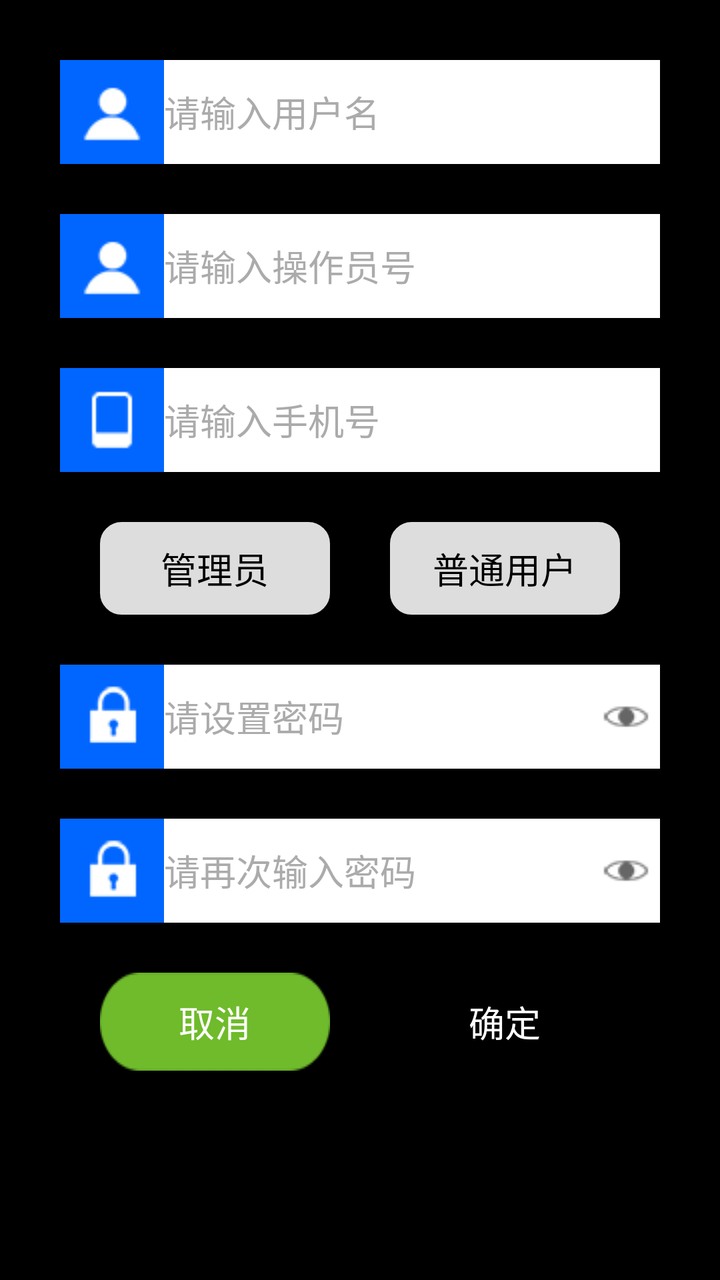
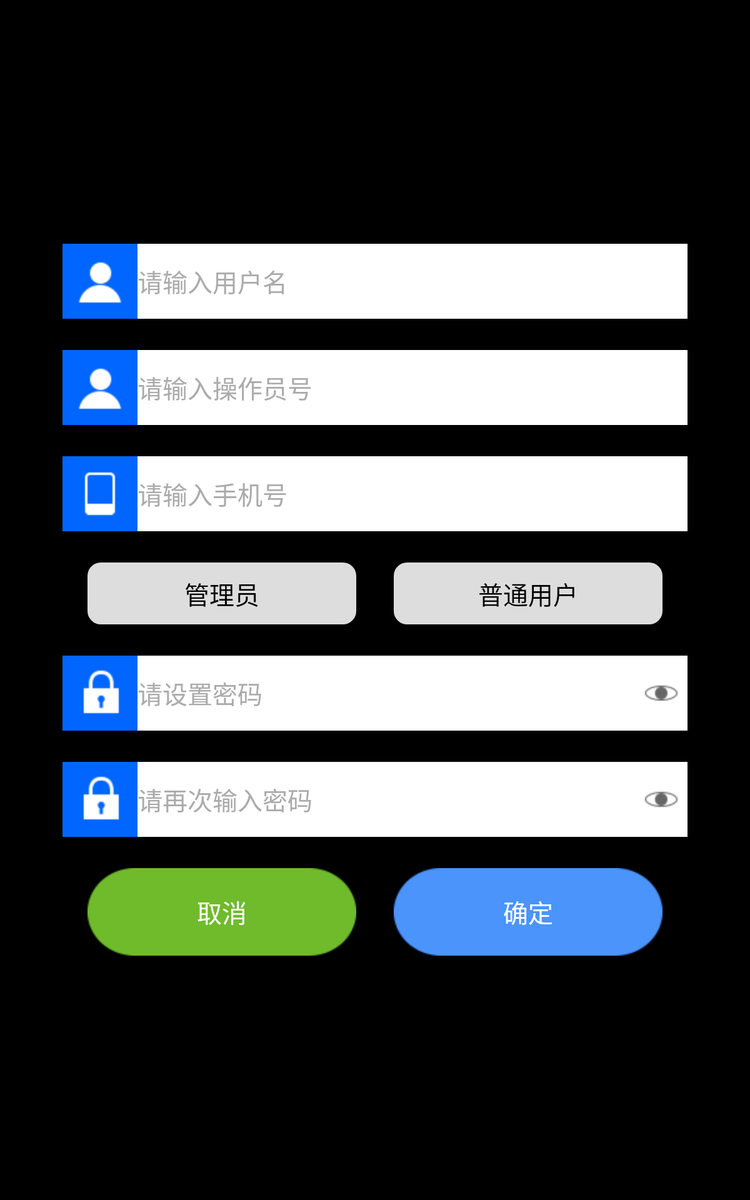

An Android layout and its configuration variant, each rendered on a device that would load it. The default file and the variant file are quoted in full after the pictures.
<!-- AndroidManifest.xml: application theme android:Theme.NoTitleBar.Fullscreen -->
<!-- res/layout/fragment_add_oper.xml -->
<?xml version="1.0" encoding="utf-8"?>
<ScrollView xmlns:android="http://schemas.android.com/apk/res/android"
            android:layout_width="match_parent"
            android:layout_height="match_parent"
            android:paddingBottom="30dp"
            android:paddingTop="30dp">

    <include
        layout="@layout/user_center_add_oper_layout"
        android:layout_width="match_parent"
        android:layout_height="match_parent"/>

</ScrollView>
<!-- res/layout/user_center_add_oper_layout.xml (included above) -->
<?xml version="1.0" encoding="utf-8"?>
<RelativeLayout xmlns:android="http://schemas.android.com/apk/res/android"
    android:layout_width="match_parent"
    android:layout_height="match_parent">

    <LinearLayout
        android:layout_width="wrap_content"
        android:layout_height="wrap_content"
        android:layout_centerInParent="true"
        android:orientation="vertical">

        
        <LinearLayout
            android:layout_width="@dimen/user_center_input_area_width"
            android:layout_height="wrap_content"
            android:orientation="horizontal">

            <ImageView
                android:layout_width="wrap_content"
                android:layout_height="wrap_content"
                android:background="#0066ff"
                android:padding="10dp"
                android:src="@drawable/pic_gh"/>

            <EditText
                android:id="@+id/oper_name_edit"
                style="@style/CommonEditText"
                android:layout_width="0dp"
                android:layout_height="match_parent"
                android:layout_weight="1"
                android:background="@android:color/white"
                android:hint="请输入用户名"
                android:inputType="textVisiblePassword"
                android:maxLength="20"/>
        </LinearLayout>

        
        <LinearLayout
            android:layout_width="@dimen/user_center_input_area_width"
            android:layout_height="wrap_content"
            android:layout_marginTop="@dimen/user_center_vertical_item_spacing"
            android:orientation="horizontal">

            <ImageView
                android:layout_width="wrap_content"
                android:layout_height="wrap_content"
                android:background="#0066ff"
                android:padding="10dp"
                android:src="@drawable/pic_gh"/>

            <EditText
                android:id="@+id/oper_id_edit"
                style="@style/CommonEditText"
                android:layout_width="0dp"
                android:layout_height="match_parent"
                android:layout_weight="1"
                android:background="@android:color/white"
                android:hint="请输入操作员号"
                android:inputType="number"
                android:maxLength="2"/>
        </LinearLayout>

        
        <LinearLayout
            android:layout_width="@dimen/user_center_input_area_width"
            android:layout_height="wrap_content"
            android:layout_marginTop="@dimen/user_center_vertical_item_spacing"
            android:orientation="horizontal">

            <ImageView
                android:layout_width="wrap_content"
                android:layout_height="wrap_content"
                android:background="#0066ff"
                android:padding="10dp"
                android:src="@drawable/pic_sjh"/>

            <EditText
                android:id="@+id/oper_phone_edit"
                style="@style/CommonEditText"
                android:layout_width="0dp"
                android:layout_height="match_parent"
                android:layout_weight="1"
                android:background="@android:color/white"
                android:hint="请输入手机号"
                android:inputType="number"
                android:maxLength="11"/>
        </LinearLayout>

        
        <RadioGroup
            android:id="@+id/oper_type_chooser"
            android:layout_width="@dimen/user_center_input_area_width"
            android:layout_height="wrap_content"
            android:layout_marginTop="@dimen/user_center_vertical_item_spacing"
            android:orientation="horizontal"
            android:paddingLeft="20dp"
            android:paddingRight="20dp">

            <RadioButton
                android:id="@+id/manager_tab"
                style="@style/BaseText"
                android:layout_width="0dp"
                android:layout_weight="1"
                android:background="@drawable/selector_oper_type_tab_btn"
                android:button="@null"
                android:gravity="center"
                android:padding="10dp"
                android:text="管理员"
                android:textColor="@color/selector_user_type_tab_text"/>

            <RadioButton
                android:id="@+id/oper_tab"
                style="@style/BaseText"
                android:layout_width="0dp"
                android:layout_marginLeft="30dp"
                android:layout_weight="1"
                android:background="@drawable/selector_oper_type_tab_btn"
                android:button="@null"
                android:gravity="center"
                android:padding="10dp"
                android:text="普通用户"
                android:textColor="@color/selector_user_type_tab_text"/>
        </RadioGroup>

        
        <LinearLayout
            android:layout_width="@dimen/user_center_input_area_width"
            android:layout_height="wrap_content"
            android:layout_marginTop="@dimen/user_center_vertical_item_spacing"
            android:orientation="horizontal">

            <ImageView
                android:layout_width="wrap_content"
                android:layout_height="wrap_content"
                android:background="#0066ff"
                android:padding="10dp"
                android:src="@drawable/pic_jmm"/>

            <EditText
                android:id="@+id/passwd_edit"
                style="@style/CommonEditText"
                android:layout_width="0dp"
                android:layout_height="match_parent"
                android:layout_weight="1"
                android:background="@android:color/white"
                android:hint="请设置密码"
                android:inputType="textPassword"
                android:maxLength="20"/>

            <ImageButton
                android:id="@+id/see_pwd_btn"
                android:layout_width="wrap_content"
                android:layout_height="match_parent"
                android:background="@android:color/white"
                android:src="@drawable/selector_see_btn"/>

        </LinearLayout>

        
        <LinearLayout
            android:layout_width="@dimen/user_center_input_area_width"
            android:layout_height="wrap_content"
            android:layout_marginTop="@dimen/user_center_vertical_item_spacing"
            android:orientation="horizontal">

            <ImageView
                android:layout_width="wrap_content"
                android:layout_height="wrap_content"
                android:background="#0066ff"
                android:padding="10dp"
                android:src="@drawable/pic_jmm"/>

            <EditText
                android:id="@+id/passwd_again_edit"
                style="@style/CommonEditText"
                android:layout_width="0dp"
                android:layout_height="match_parent"
                android:layout_weight="1"
                android:background="@android:color/white"
                android:hint="请再次输入密码"
                android:inputType="textPassword"
                android:maxLength="20"/>

            <ImageButton
                android:id="@+id/see_pwd_btn2"
                android:layout_width="wrap_content"
                android:layout_height="match_parent"
                android:background="@android:color/white"
                android:src="@drawable/selector_see_btn"/>

        </LinearLayout>

        
        <LinearLayout
            android:layout_width="@dimen/user_center_input_area_width"
            android:layout_height="wrap_content"
            android:layout_marginTop="@dimen/user_center_vertical_item_spacing"
            android:orientation="horizontal"
            android:paddingLeft="20dp"
            android:paddingRight="20dp">

            <Button
                android:id="@+id/cancel_btn"
                style="@style/BaseText"
                android:layout_width="0dp"
                android:layout_weight="1"
                android:background="@drawable/selector_btn03"
                android:gravity="center"
                android:padding="10dp"
                android:text="取消"/>

            <Button
                android:id="@+id/confirm_btn"
                style="@style/BaseText"
                android:layout_width="0dp"
                android:layout_marginLeft="30dp"
                android:layout_weight="1"
                android:background="@drawable/selector_btn02"
                android:gravity="center"
                android:padding="10dp"
                android:text="确定"/>

        </LinearLayout>
    </LinearLayout>
</RelativeLayout>
<!-- resources referenced by this layout -->
<resources>
  <dimen name="user_center_input_area_width">300dp</dimen>
  <dimen name="user_center_vertical_item_spacing">25dp</dimen>
  <!-- drawable pic_gh: png bitmap (drawable, 3160 bytes) -->
  <!-- drawable pic_jmm: png bitmap (drawable, 3267 bytes) -->
  <!-- drawable pic_sjh: png bitmap (drawable, 2993 bytes) -->
  <!-- drawable selector_btn02 (drawable) -->
  <?xml version="1.0" encoding="utf-8"?>
  <selector xmlns:android="http://schemas.android.com/apk/res/android">
  
      <item android:drawable="@drawable/btn02_pre" android:state_pressed="true"></item>
      <item android:drawable="@drawable/btn02" android:state_pressed="false"></item>
  
  </selector>
  <!-- drawable selector_btn03 (drawable) -->
  <?xml version="1.0" encoding="utf-8"?>
  <selector xmlns:android="http://schemas.android.com/apk/res/android">
  
      <item android:drawable="@drawable/btn03_pre" android:state_pressed="true"></item>
      <item android:drawable="@drawable/btn03" android:state_pressed="false"></item>
  
  </selector>
  <!-- drawable selector_oper_type_tab_btn (drawable) -->
  <?xml version="1.0" encoding="utf-8"?>
  <selector xmlns:android="http://schemas.android.com/apk/res/android">
  
      <item android:state_checked="false">
          <shape>
              <solid android:color="#dddddd"/>
  
              <corners android:radius="10dp"/>
  
              <stroke android:width="@dimen/common_divider_size"
                      android:color="#dddddd"/>
          </shape>
      </item>
  
      <item android:state_checked="true">
          <shape>
              <solid android:color="#ffffff"/>
  
              <corners android:radius="10dp"/>
  
              <stroke android:width="@dimen/common_divider_size"
                      android:color="#0066ff"/>
          </shape>
      </item>
  
  </selector>
  <!-- drawable selector_see_btn (drawable) -->
  <?xml version="1.0" encoding="utf-8"?>
  <selector xmlns:android="http://schemas.android.com/apk/res/android">
  
      <item android:drawable="@drawable/see_pre" android:state_pressed="true"/>
      <item android:drawable="@drawable/see" android:state_pressed="false"/>
  </selector>
  <style name="BaseText">
          <item name="android:layout_width">wrap_content</item>
          <item name="android:layout_height">wrap_content</item>
          <item name="android:textSize">@dimen/font_small</item>
          <item name="android:textColor">@android:color/white</item>
          <item name="android:singleLine">true</item>
          <item name="android:ellipsize">end</item>
      </style>
  <style name="CommonEditText" parent="BaseText">
          <item name="android:textColor">@android:color/black</item>
          <item name="android:textColorHint">#ababab</item>
      </style>
  <!-- drawable btn02_pre: png bitmap (drawable-sw600dp, 16558 bytes) -->
  <!-- drawable btn02: png bitmap (drawable, 3555 bytes) -->
  <!-- drawable btn03_pre: png bitmap (drawable, 3544 bytes) -->
  <!-- drawable btn03: png bitmap (drawable, 3558 bytes) -->
  <dimen name="common_divider_size">1.5dp</dimen>
  <!-- drawable see_pre: png bitmap (drawable, 3157 bytes) -->
  <!-- drawable see: png bitmap (drawable, 3158 bytes) -->
  <dimen name="font_small">18sp</dimen>
</resources>
<!-- res/layout-sw600dp/fragment_add_oper.xml (the author's variant of the layout above) -->
<!-- drawn on a 7-inch tablet held upright -->
<?xml version="1.0" encoding="utf-8"?>
<FrameLayout xmlns:android="http://schemas.android.com/apk/res/android"
       android:layout_width="match_parent"
       android:layout_height="match_parent">

    <include
        layout="@layout/user_center_add_oper_layout"
        android:layout_width="match_parent"
        android:layout_height="match_parent"/>
</FrameLayout>
<!-- resources referenced by the variant -->
<!-- as a 7-inch tablet held upright resolves them -->
<resources>
  <!-- from res/values-sw600dp/ -->
  <dimen name="user_center_input_area_width">500dp</dimen>
  <!-- from res/values-sw600dp/ -->
  <dimen name="user_center_vertical_item_spacing">25dp</dimen>
  <!-- drawable pic_gh: png bitmap (drawable, 3160 bytes) -->
  <!-- drawable pic_jmm: png bitmap (drawable, 3267 bytes) -->
  <!-- drawable pic_sjh: png bitmap (drawable, 2993 bytes) -->
  <!-- drawable selector_btn02 (drawable) -->
  <?xml version="1.0" encoding="utf-8"?>
  <selector xmlns:android="http://schemas.android.com/apk/res/android">
  
      <item android:drawable="@drawable/btn02_pre" android:state_pressed="true"></item>
      <item android:drawable="@drawable/btn02" android:state_pressed="false"></item>
  
  </selector>
  <!-- drawable selector_btn03 (drawable) -->
  <?xml version="1.0" encoding="utf-8"?>
  <selector xmlns:android="http://schemas.android.com/apk/res/android">
  
      <item android:drawable="@drawable/btn03_pre" android:state_pressed="true"></item>
      <item android:drawable="@drawable/btn03" android:state_pressed="false"></item>
  
  </selector>
  <!-- drawable selector_oper_type_tab_btn (drawable) -->
  <?xml version="1.0" encoding="utf-8"?>
  <selector xmlns:android="http://schemas.android.com/apk/res/android">
  
      <item android:state_checked="false">
          <shape>
              <solid android:color="#dddddd"/>
  
              <corners android:radius="10dp"/>
  
              <stroke android:width="@dimen/common_divider_size"
                      android:color="#dddddd"/>
          </shape>
      </item>
  
      <item android:state_checked="true">
          <shape>
              <solid android:color="#ffffff"/>
  
              <corners android:radius="10dp"/>
  
              <stroke android:width="@dimen/common_divider_size"
                      android:color="#0066ff"/>
          </shape>
      </item>
  
  </selector>
  <!-- drawable selector_see_btn (drawable) -->
  <?xml version="1.0" encoding="utf-8"?>
  <selector xmlns:android="http://schemas.android.com/apk/res/android">
  
      <item android:drawable="@drawable/see_pre" android:state_pressed="true"/>
      <item android:drawable="@drawable/see" android:state_pressed="false"/>
  </selector>
  <style name="BaseText">
          <item name="android:layout_width">wrap_content</item>
          <item name="android:layout_height">wrap_content</item>
          <item name="android:textSize">@dimen/font_small</item>
          <item name="android:textColor">@android:color/white</item>
          <item name="android:singleLine">true</item>
          <item name="android:ellipsize">end</item>
      </style>
  <style name="CommonEditText" parent="BaseText">
          <item name="android:textColor">@android:color/black</item>
          <item name="android:textColorHint">#ababab</item>
      </style>
  <!-- drawable btn02_pre: png bitmap (drawable-sw600dp, 16558 bytes) -->
  <!-- drawable btn02: png bitmap (drawable, 3555 bytes) -->
  <!-- drawable btn03_pre: png bitmap (drawable, 3544 bytes) -->
  <!-- drawable btn03: png bitmap (drawable, 3558 bytes) -->
  <dimen name="common_divider_size">1.5dp</dimen>
  <!-- drawable see_pre: png bitmap (drawable, 3157 bytes) -->
  <!-- drawable see: png bitmap (drawable, 3158 bytes) -->
  <!-- from res/values-sw600dp/ -->
  <dimen name="font_small">20sp</dimen>
</resources>
